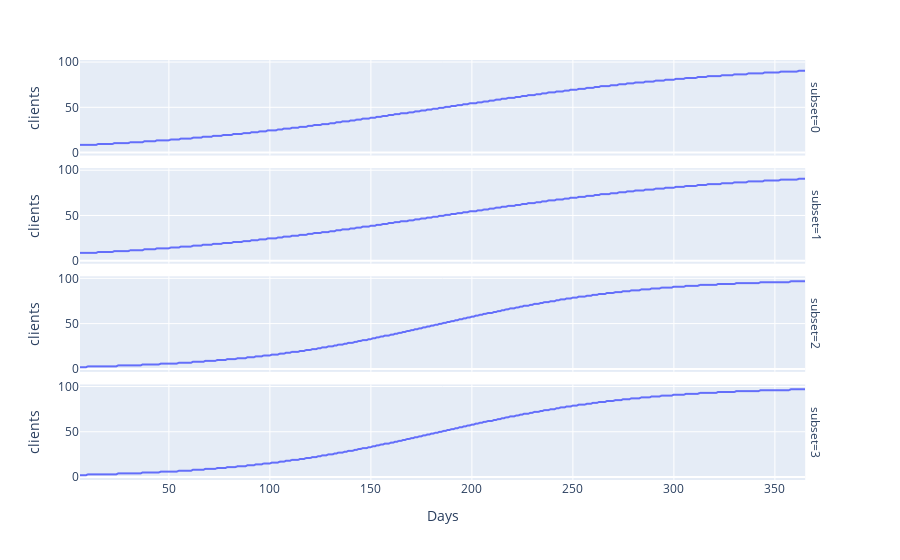

The notebook cell saved with this chart:
### Markdown cell above
### a) Client acquisition over time 

<p> 'subset' represents a simulation with a unique set of system parameters according to those defined in system_params.</p>

### Code cell
fig_df = df

fig = px.line(
    fig_df,
    x='Days',
    y='clients',
    facet_row='subset',    
)

fig.show()

### Figure 1 — Plotly figure (JSON) as saved in the notebook; plotly's stock layout.template omitted (floating-point values rounded to 4 significant figures; data arrays with more than 128 entries replaced by an {"elided": "..."} marker saying what was removed)
{"data": [{"hovertemplate": "subset=0<br>Days=%{x}<br>clients=%{y}<extra></extra>", "legendgroup": "", "line": {"color": "#636efa", "dash": "solid"}, "mode": "lines", "name": "", "showlegend": false, "type": "scattergl", "x": {"elided": "360 int values"}, "xaxis": "x4", "y": {"elided": "360 int values"}, "yaxis": "y4"}, {"hovertemplate": "subset=1<br>Days=%{x}<br>clients=%{y}<extra></extra>", "legendgroup": "", "line": {"color": "#636efa", "dash": "solid"}, "mode": "lines", "name": "", "showlegend": false, "type": "scattergl", "x": {"elided": "360 int values"}, "xaxis": "x3", "y": {"elided": "360 int values"}, "yaxis": "y3"}, {"hovertemplate": "subset=2<br>Days=%{x}<br>clients=%{y}<extra></extra>", "legendgroup": "", "line": {"color": "#636efa", "dash": "solid"}, "mode": "lines", "name": "", "showlegend": false, "type": "scattergl", "x": {"elided": "360 int values"}, "xaxis": "x2", "y": {"elided": "360 int values"}, "yaxis": "y2"}, {"hovertemplate": "subset=3<br>Days=%{x}<br>clients=%{y}<extra></extra>", "legendgroup": "", "line": {"color": "#636efa", "dash": "solid"}, "mode": "lines", "name": "", "showlegend": false, "type": "scattergl", "x": {"elided": "360 int values"}, "xaxis": "x", "y": {"elided": "360 int values"}, "yaxis": "y"}], "layout": {"annotations": [{"font": {}, "showarrow": false, "text": "subset=3", "textangle": 90, "x": 0.98, "xanchor": "left", "xref": "paper", "y": 0.1138, "yanchor": "middle", "yref": "paper"}, {"font": {}, "showarrow": false, "text": "subset=2", "textangle": 90, "x": 0.98, "xanchor": "left", "xref": "paper", "y": 0.3712, "yanchor": "middle", "yref": "paper"}, {"font": {}, "showarrow": false, "text": "subset=1", "textangle": 90, "x": 0.98, "xanchor": "left", "xref": "paper", "y": 0.6288, "yanchor": "middle", "yref": "paper"}, {"font": {}, "showarrow": false, "text": "subset=0", "textangle": 90, "x": 0.98, "xanchor": "left", "xref": "paper", "y": 0.8862, "yanchor": "middle", "yref": "paper"}], "legend": {"tracegroupgap": 0}, "margin": {"t": 60}, "xaxis": {"anchor": "y", "domain": [0, 0.98], "title": {"text": "Days"}}, "xaxis2": {"anchor": "y2", "domain": [0, 0.98], "matches": "x", "showticklabels": false}, "xaxis3": {"anchor": "y3", "domain": [0, 0.98], "matches": "x", "showticklabels": false}, "xaxis4": {"anchor": "y4", "domain": [0, 0.98], "matches": "x", "showticklabels": false}, "yaxis": {"anchor": "x", "domain": [0, 0.2275], "title": {"text": "clients"}}, "yaxis2": {"anchor": "x2", "domain": [0.2575, 0.485], "matches": "y", "title": {"text": "clients"}}, "yaxis3": {"anchor": "x3", "domain": [0.515, 0.7425], "matches": "y", "title": {"text": "clients"}}, "yaxis4": {"anchor": "x4", "domain": [0.7725, 1], "matches": "y", "title": {"text": "clients"}}}}
